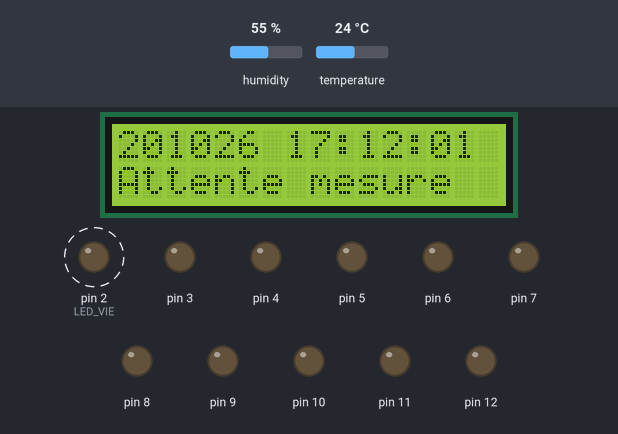
The sketch below on a simulated Arduino Uno, built with avr-gcc and run on an emulated ATmega328P. On the bench: 16×2 character LCD, output pins drawn as LEDs (lit = HIGH). Dashed ring = blinking. Inputs (shaded band) come from the test bench; at power-on: humidity 55 %, temperature 24 °C.

Above: at 1.7 s.
1.8 s: humidity set to 22 %
At 3.99 s:
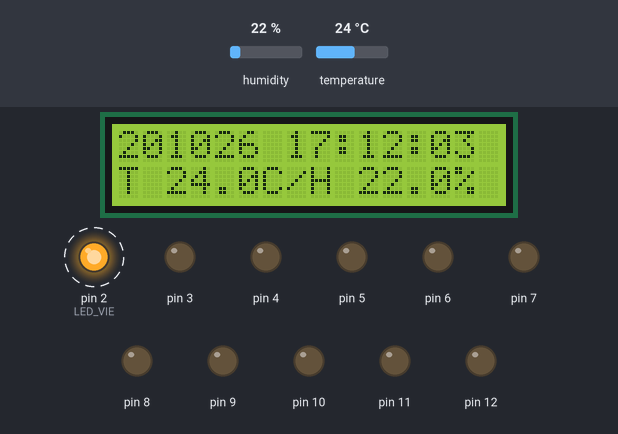
7.2 s: temperature set to 12 °C
At 10.72 s:
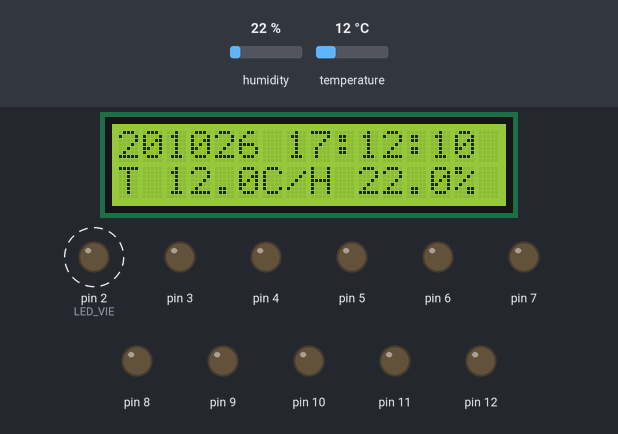
12.6 s: humidity set to 40 %
At 15.99 s:
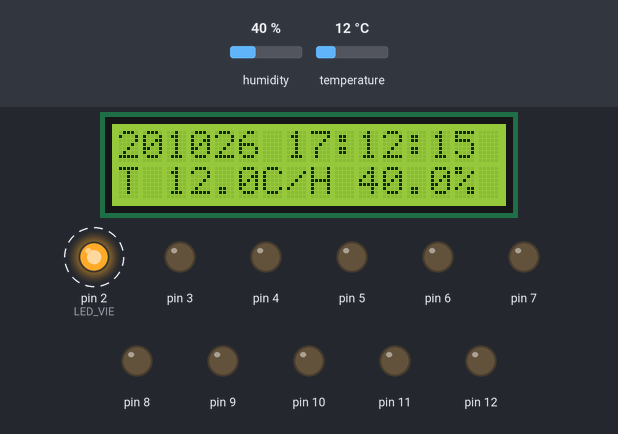
18.0 s: temperature set to 19 °C
At 19.99 s:
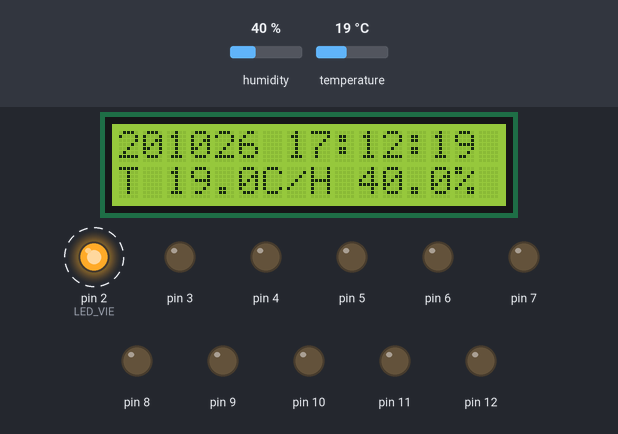
Timing chart, 0 to 24.4 s (numbered marks = the images above; inputs shaded):
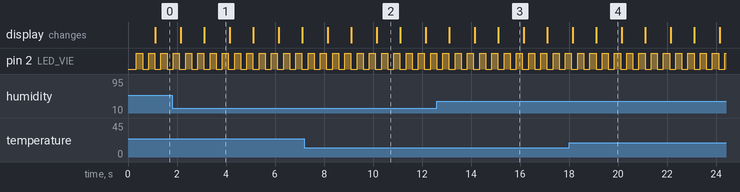

The sketch:

TempHumiX.ino
```cpp
#include <Wire.h>
#include <LiquidCrystal_AIP31068_I2C.h>
#include <DHT.h>
#include <SoftwareSerial.h>

const byte LED_VIE = 2;

// SoftwareSerial demande les broches dans l'ordre RX, TX
SoftwareSerial liaison(A2, A1);

LiquidCrystal_AIP31068_I2C lcd(0x3E, 16, 2);
DHT dht(A0, DHT22);

// Date et heure de depart, modifiables
int jour = 20;
int mois = 10;
int annee = 2026;
int heure = 17;
int minute = 12;
int seconde = 0;

unsigned long dernierClignotement = 0;
unsigned long derniereSeconde = 0;
unsigned long derniereMesure = 0;

bool etatLed = false;

void avancerHorloge()
{
    seconde++;

    if (seconde >= 60) {
        seconde = 0;
        minute++;
    }
    if (minute >= 60) {
        minute = 0;
        heure++;
    }
    if (heure >= 24) {
        heure = 0;
        jour++;
    }

    // Selon l'enonce : tous les mois ont 30 jours
    if (jour > 30) {
        jour = 1;
        mois++;
    }
    if (mois > 12) {
        mois = 1;
        annee++;
    }
}

void afficherHorloge()
{
    char ligne[17];

    // Format compact JJMM AA sans espaces : JJMMAA HH:MM:SS
    snprintf(ligne, sizeof(ligne),
             "%02d%02d%02d %02d:%02d:%02d",
             jour, mois, annee % 100,
             heure, minute, seconde);

    lcd.setCursor(0, 0);
    lcd.print(ligne);
    lcd.print(" ");
}

void lireEtEnvoyer()
{
    float temperature = dht.readTemperature();
    float humidite = dht.readHumidity();

    lcd.setCursor(0, 1);
    lcd.print("                ");
    lcd.setCursor(0, 1);

    if (isnan(temperature) || isnan(humidite)) {
        lcd.print("Erreur capteur");
        liaison.println("Erreur lecture DHT22");
        return;
    }

    lcd.print("T ");
    lcd.print(temperature, 1);
    lcd.print("C/H ");
    lcd.print(humidite, 1);
    lcd.print("%");

    char dateHeure[24];

    snprintf(dateHeure, sizeof(dateHeure),
             "%02d/%02d/%04d %02d:%02d:%02d",
             jour, mois, annee, heure, minute, seconde);

    liaison.println(dateHeure);
    liaison.print("Temperature : ");
    liaison.print(temperature, 1);
    liaison.println(" C");

    liaison.print("Humidite : ");
    liaison.print(humidite, 1);
    liaison.println(" %");
    liaison.println();
}

void setup()
{
    pinMode(LED_VIE, OUTPUT);
    digitalWrite(LED_VIE, LOW);

    // Initialiser les sorties du bargraphe
    for (byte broche = 3; broche <= 12; broche++) {
        pinMode(broche, OUTPUT);
        digitalWrite(broche, LOW);
    }

    liaison.begin(9600);

    Wire.begin();
    lcd.begin(16, 2);
    lcd.clear();

    dht.begin();

    afficherHorloge();
    lcd.setCursor(0, 1);
    lcd.print("Attente mesure");

    unsigned long maintenant = millis();
    dernierClignotement = maintenant;
    derniereSeconde = maintenant;
    derniereMesure = maintenant;
}

void loop()
{
    unsigned long maintenant = millis();

    // 2 Hz = un cycle de 500 ms :
    // 250 ms allumee, puis 250 ms eteinte
    if (maintenant - dernierClignotement >= 250) {
        dernierClignotement += 250;
        etatLed = !etatLed;
        digitalWrite(LED_VIE, etatLed);
    }

    // Faire avancer l'horloge sans perdre les secondes ecoulees
    bool horlogeModifiee = false;

    while (maintenant - derniereSeconde >= 1000) {
        derniereSeconde += 1000;
        avancerHorloge();
        horlogeModifiee = true;
    }

    if (horlogeModifiee) {
        afficherHorloge();
    }

    // Acquisition et transmission toutes les deux secondes
    if (maintenant - derniereMesure >= 2000) {
        derniereMesure = maintenant;
        lireEtEnvoyer();
    }
}
```

Measured:
- by itself, pin 2 (LED_VIE): alternates HIGH for 0.25 s and LOW for 0.25 s
- what the display in image 1 shows lasts 1.0 s, from 3.1 s to 4.1 s
